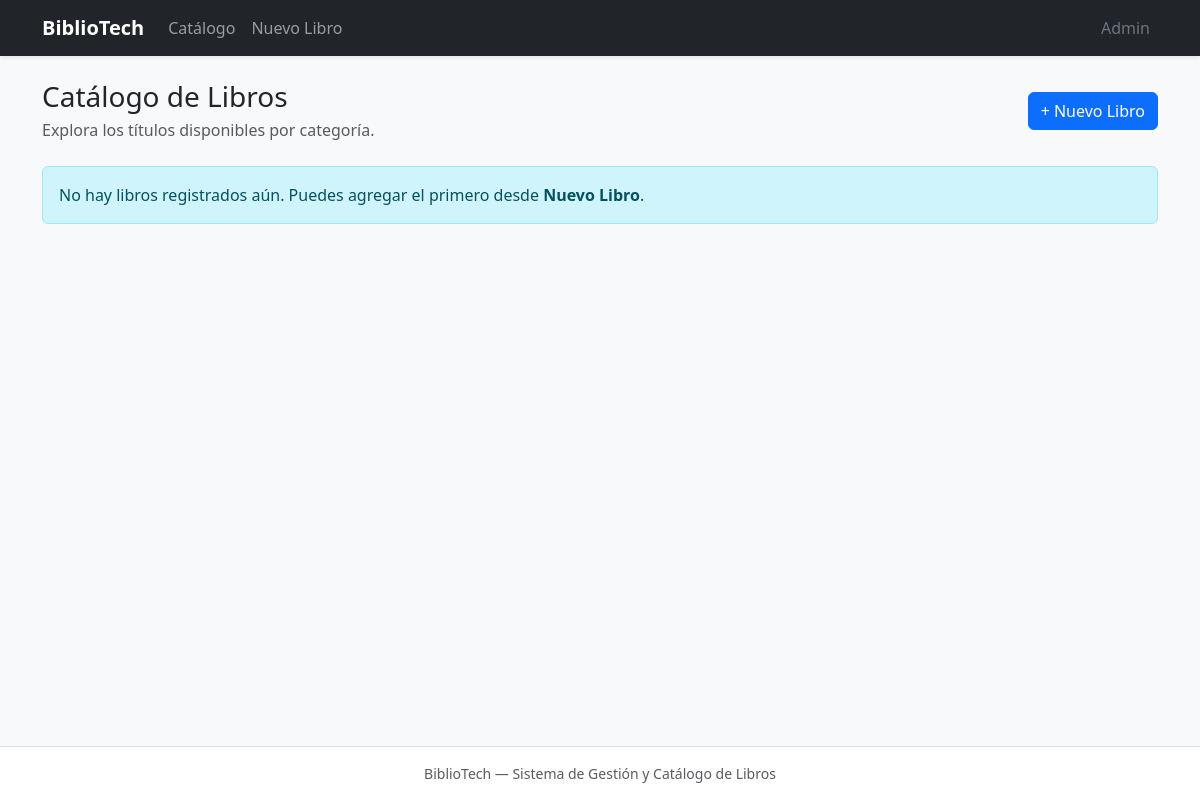
Before: / with the older database file.
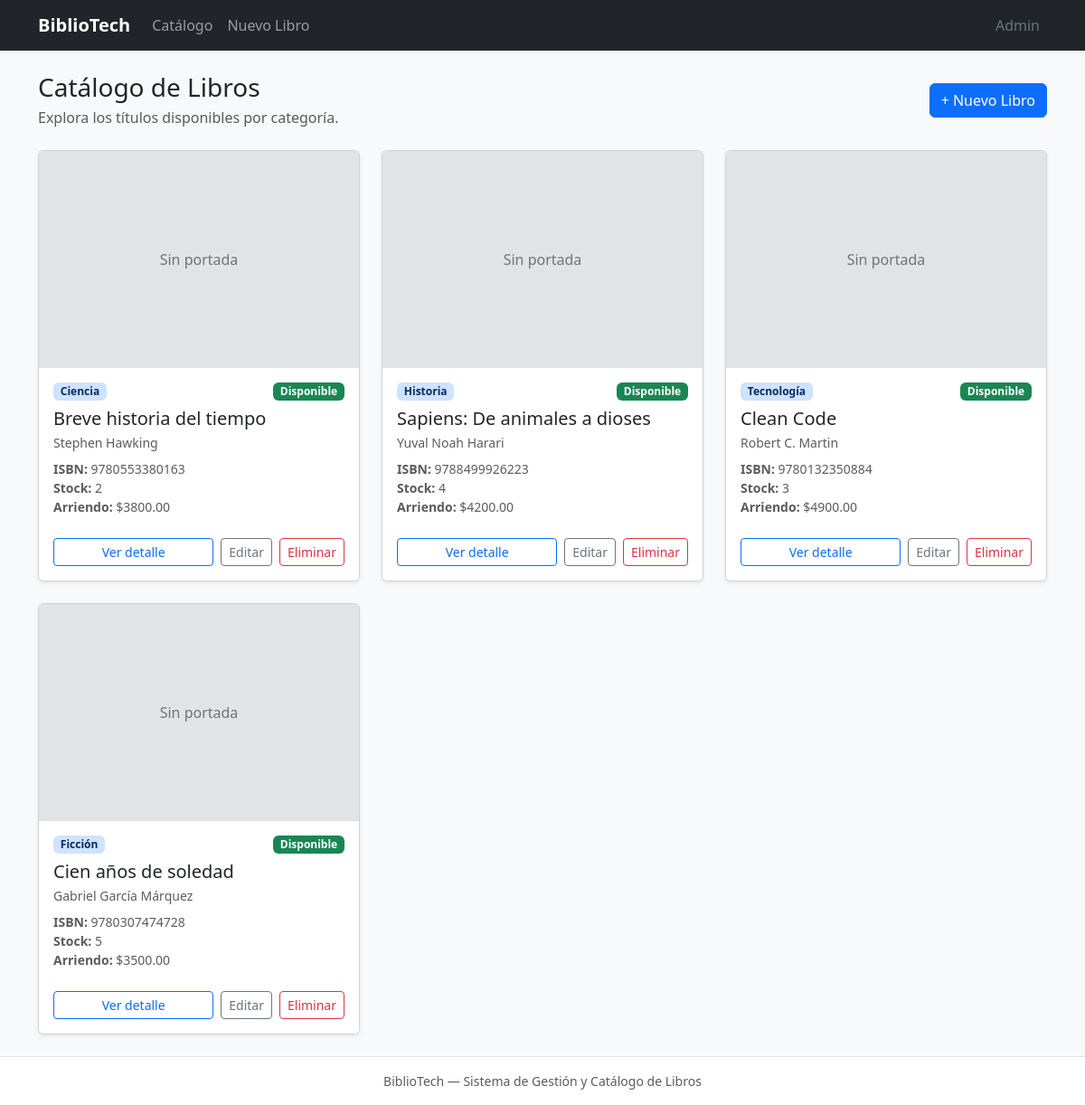
After: the same page with the newer database file.
### libros/models.py (models this page shows, shortened)
class Libro(models.Model):
    categoria = models.ForeignKey(
        Categoria,
        on_delete=models.CASCADE,
        related_name='libros',
        verbose_name="Categoría"
    )
    titulo = models.CharField(max_length=200, verbose_name="Título")
    autor = models.CharField(max_length=150, verbose_name="Autor")
    isbn = models.CharField(max_length=13, unique=True, verbose_name="ISBN")
    stock = models.PositiveIntegerField(default=1, verbose_name="Stock")
    precio_arriendo = models.DecimalField(
        max_digits=10,
        decimal_places=2,
        verbose_name="Precio de Arriendo"
    )
    fecha_publicacion = models.DateField(verbose_name="Fecha de Publicación")
    disponible = models.BooleanField(default=True, verbose_name="Disponible para arriendo")
    portada = models.ImageField(
        upload_to='portadas/',
        blank=True,
        null=True,
        verbose_name="Portada"
    )
    class Meta:
        verbose_name = "Libro"
        verbose_name_plural = "Libros"
        ordering = ['-id']

class Categoria(models.Model):
    nombre = models.CharField(max_length=100, unique=True, verbose_name="Nombre")
    codigo = models.CharField(max_length=20, unique=True, verbose_name="Código")
    descripcion = models.TextField(blank=True, verbose_name="Descripción")
    activo = models.BooleanField(default=True, verbose_name="Estado Activo")
    class Meta:
        verbose_name = "Categoría"
        verbose_name_plural = "Categorías"
        ordering = ['nombre']

### libros/views.py (the view)
# urls.py: path('', LibroListView.as_view(), name='lista'),
class LibroListView(ListView):
    model = Libro
    queryset = Libro.objects.select_related('categoria')
    template_name = 'libros/libro_list.html'
    context_object_name = 'libros'

### libros/templates/libros/libro_list.html (shortened to what this page needs)
{% extends 'base.html' %}
{% block content %}
<div class="d-flex justify-content-between align-items-center mb-4">
    <div>
        <h1 class="h3 mb-1">Catálogo de Libros</h1>
        <p class="text-muted mb-0">Explora los títulos disponibles por categoría.</p>
    </div>
    <a href="{% url 'libros:crear' %}" class="btn btn-primary">+ Nuevo Libro</a>
</div>
{% if libros %}
<div class="row row-cols-1 row-cols-md-2 row-cols-lg-3 g-4">
    {% for libro in libros %}
    <div class="col">
        <div class="card h-100 shadow-sm">
            {% if libro.portada %}
                <img src="{{ libro.portada.url }}" class="card-img-top" alt="Portada de {{ libro.titulo }}"
                     style="height: 240px; object-fit: cover;">
            {% else %}
                <div class="bg-secondary-subtle text-secondary d-flex align-items-center justify-content-center"
                     style="height: 240px;">
                    <span>Sin portada</span>
                </div>
            {% endif %}
            <div class="card-body d-flex flex-column">
                <div class="d-flex justify-content-between align-items-center mb-2">
                    <span class="badge bg-primary-subtle text-primary-emphasis">{{ libro.categoria.nombre }}</span>
                    {% if libro.disponible %}
                        <span class="badge bg-success">Disponible</span>
                    {% else %}
                        <span class="badge bg-secondary">No disponible</span>
                    {% endif %}
                </div>
                <h2 class="h5 card-title mb-1">{{ libro.titulo }}</h2>
                <p class="text-muted small mb-2">{{ libro.autor }}</p>
                <ul class="list-unstyled small text-muted mt-auto mb-0">
                    <li><strong>ISBN:</strong> {{ libro.isbn }}</li>
                    <li><strong>Stock:</strong> {{ libro.stock }}</li>
                    <li><strong>Arriendo:</strong> ${{ libro.precio_arriendo }}</li>
                </ul>
            </div>
            <div class="card-footer bg-white border-top-0 d-flex gap-2 pb-3">
                <a href="{% url 'libros:detalle' libro.pk %}" class="btn btn-sm btn-outline-primary flex-grow-1">Ver detalle</a>
                <a href="{% url 'libros:editar' libro.pk %}" class="btn btn-sm btn-outline-secondary">Editar</a>
                <a href="{% url 'libros:eliminar' libro.pk %}" class="btn btn-sm btn-outline-danger">Eliminar</a>
            </div>
        </div>
    </div>
    {% endfor %}
</div>
{% else %}
<div class="alert alert-info" role="alert">
    No hay libros registrados aún. Puedes agregar el primero desde <strong>Nuevo Libro</strong>.
</div>
{% endif %}
{% endblock %}

### templates/base.html (shortened to what this page needs)
<!DOCTYPE html>
<html lang="es">
<head>
    <link href="https://cdn.jsdelivr.net/npm/bootstrap@5.3.3/dist/css/bootstrap.min.css" rel="stylesheet">
</head>
<body class="d-flex flex-column min-vh-100 bg-light">
    <nav class="navbar navbar-expand-lg navbar-dark bg-dark shadow-sm">
        <div class="container">
            <a class="navbar-brand fw-bold" href="{% url 'libros:lista' %}">BiblioTech</a>
            <div class="collapse navbar-collapse" id="navbarNav">
                <ul class="navbar-nav me-auto">
                    <li class="nav-item">
                        <a class="nav-link" href="{% url 'libros:lista' %}">Catálogo</a>
                    </li>
                    <li class="nav-item">
                        <a class="nav-link" href="{% url 'libros:crear' %}">Nuevo Libro</a>
                    </li>
                </ul>
                <ul class="navbar-nav">
                    <li class="nav-item">
                        <a class="nav-link text-secondary" href="{% url 'admin:index' %}">Admin</a>
                    </li>
                </ul>
            </div>
        </div>
    </nav>
    <main class="container py-4 flex-grow-1">
        {% block content %}{% endblock %}
    </main>
    <footer class="bg-white border-top py-3 mt-auto">
        <div class="container text-center text-muted small">
            BiblioTech &mdash; Sistema de Gestión y Catálogo de Libros
        </div>
    </footer>
</body>
</html>

Changed rows visible on the page:
added Libro: portada "Sin portada", categoria.nombre "Ciencia", disponible "Disponible", titulo "Breve historia del tiempo", autor "Stephen Hawking", isbn "9780553380163", stock "2", precio_arriendo "3800.00"
added Libro: portada "Sin portada", categoria.nombre "Historia", disponible "Disponible", titulo "Sapiens: De animales a dioses", autor "Yuval Noah Harari", isbn "9788499926223", stock "4", precio_arriendo "4200.00"
added Libro: portada "Sin portada", categoria.nombre "Tecnología", disponible "Disponible", titulo "Clean Code", autor "Robert C. Martin", isbn "9780132350884", stock "3", precio_arriendo "4900.00"
added Libro: portada "Sin portada", categoria.nombre "Ficción", disponible "Disponible", titulo "Cien años de soledad", autor "Gabriel García Márquez", isbn "9780307474728", stock "5", precio_arriendo "3500.00"
Other visible differences:
text no longer shown: "No hay libros registrados aún. Puedes agregar el primero desde Nuevo Libro ."
